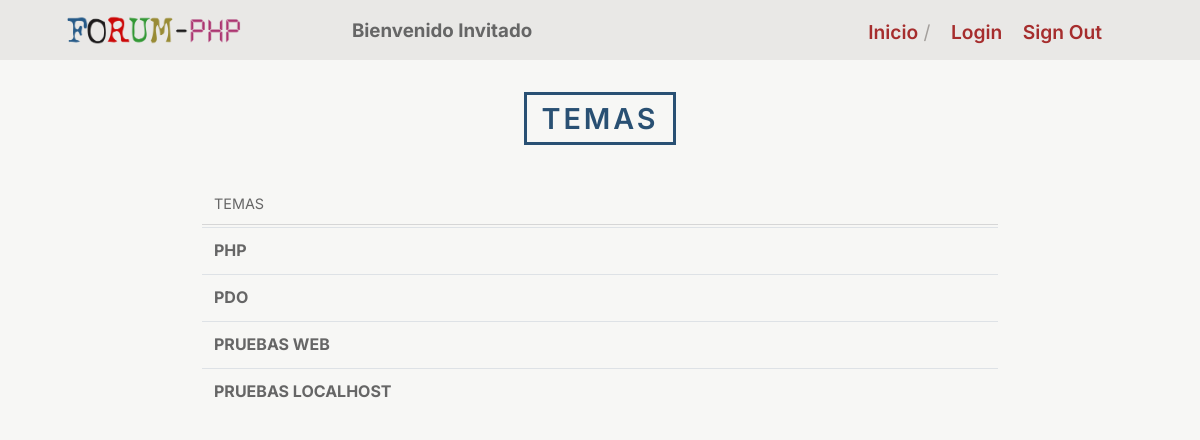
The page /indexTopics.php?id=27 on the database its author committed.
### tables this page shows
CREATE TABLE `topics` (
  `topic_id` int(8) NOT NULL,
  `topic_subject` varchar(50) NOT NULL,
  `topic_cat` int(8) NOT NULL,
  `topic_by` int(8) NOT NULL
);

### controller/topic_controller.php (called while the page is built, shortened)
<?php
require('./domain/Conecction.php');
require_once('./domain/Topic.php');
function iniTopic($cat_id)
{
    $conection = new Conecction();
    $dbh = $conection->getConection();
    include('view/header_view.php');
    $topic = new Topic();
    $temas = $topic->getTopics($dbh, $cat_id);
    include('model/listtopics_model.php');
    listTopics($dbh, $temas, $cat_id);
}
?>

### domain/Topic.php (called while the page is built, shortened)
<?php
class Topic
{
  public function getTopics($dbh, $cat_id)
  {
    try {
      $stmt = $dbh->prepare("SELECT topic_id, topic_subject, topic_by FROM topics WHERE topic_cat = :id ");
      $stmt->bindParam(":id", $cat_id, PDO::PARAM_INT);
      $stmt->execute();
      $temas = $stmt->fetchAll(PDO::FETCH_ASSOC);
      return $temas;
    } catch (PDOException $e) {
      echo "ERROR: " . $e->getMessage();
      redirect('errorpagePDO_view.php');
    }
  }
}
?>

### view/MemberTopic_view.php (the view, shortened to what this page needs)
<tr>
  <td><a href="indexPost.php?id=<?= $topic['topic_id'] ?>"><strong>
        <?= $topic['topic_subject'] ?>
      </strong></a></td>
</tr>

### model/listtopics_model.php (shortened to what this page needs)
<?php
function listTopics($dbh, $temas, $cat_id)
{
  ?>
  <main class="container" id="content">
    <section class="header">
      <h1>Temas</h1>
    </section>
    <table class="categories">
      <tr>
        <th>Temas</th>
        <?php
        foreach ($temas as $topic) {
          include('./view/MemberTopic_view.php');
        }
        ?>
  </main>
  <?php
}
?>

### css/styles.css (style rules this page uses)
* { box-sizing: border-box; }
body { margin: 0; color: #666; background-color: #f7f7f5; }
a { color: #666; }
body { font-family: 'Inter', 'Arial', sans-serif; font-size: 100%; }
a { text-decoration: none; }
h1 { font-size: 1.8em; }
h1, h2 { font-weight: 600; margin: 0 0 0.14em 0; }
.container { margin: 0 auto 0 auto; max-width: 94%; }
.header { text-align: center; margin-bottom: 2em; text-transform: uppercase; }
.header h1 { color: #295073; border: 3px solid #295073; letter-spacing: 0.1em; display: inline-block; padding: .2em .5em; }
table { width: 100%; margin-top: 2rem; table-layout: auto; background-color: transparent; border-collapse: separate; }
table.admin, table.categories { max-width: 800px; margin: 0 auto; }
th { text-align: left; text-transform: uppercase; font-size: 0.9rem; font-weight: normal; border-bottom: 1px solid #d6d6d6; padding: .75rem; vertical-align: top; }
td { padding: .75rem; vertical-align: top; border-top: 1px solid #dee2e6; }

### rows shown on the page
topics: topic_subject "PHP"
topics: topic_subject "PDO"
topics: topic_subject "PRUEBAS WEB"
topics: topic_subject "PRUEBAS LOCALHOST"

### other values the page prints
$_SESSION['user_name'] "Invitado"
